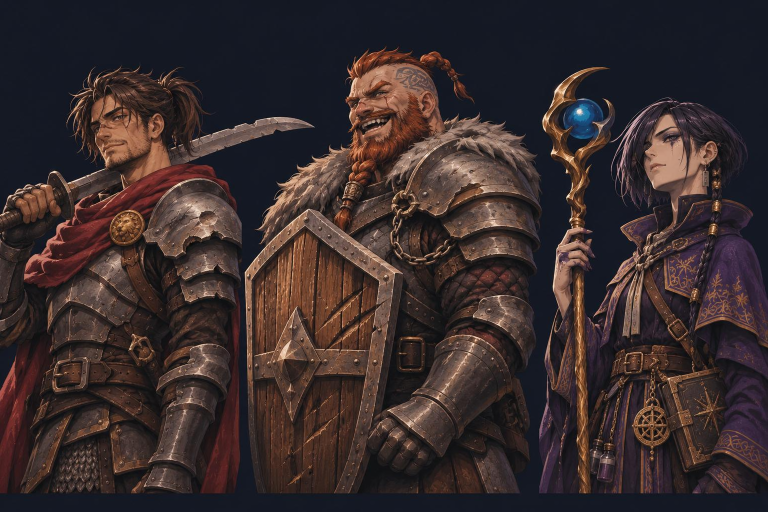
#> input picture art/portraits/src-1.png, 1536 x 1024 px, found by its file name (shown at 1/2 size)
$ python cut_portraits.py portraits/src-1.png portraits/src-2.png
#> lines starting #> are read from the running program, lines starting #| are printed output that depends on the picture
"""管理画面用の一枚絵（ChatGPT で3人ずつ描いた横長の絵）を、一人ずつ縦長に切り分けて、プロトタイプに埋め込む。
使い方: python -I art/cut_portraits.py art prototype/shintaku.html

SHEETS の各人物: (id, 左端, 右端, 顔の中心x, 顔の中心y[, 消す四角のリスト])
  左端〜右端 の外側は背景色で塗る（隣の人の盾やマントが入らないように）。
  顔の中心を横の真ん中にして、縦横比 1:1.6 で切り出す。
"""
import base64, io, json, re, sys
from pathlib import Path
from PIL import Image

OUT_W, OUT_H = 540, 864
SHEETS = {
    # 3人は「個性が薄い」と言われて描き直した版（2026-11-24。前の版は src-1-old.png）
    "src-1.png": dict(bottom=985, people=[
        ("gareth", 0, 645, 228, 255, [(488, 400, 645, 1024)]),   # ボルグの盾と毛皮を消す（肩の剣先は残す）
        ("borg", 488, 1083, 765, 220, [(488, 160, 634, 312)]),   # ガレスの剣先を消す
        ("erin", 1083, 1536, 1295, 300),
    ]),
    # 女性3人は「顔が同じすぎ」と言われて描き直した版
    "src-2.png": dict(bottom=1024, people=[
        ("mira", 0, 532, 215, 270),
        ("rio", 565, 1045, 735, 320),   # ミラの矢羽根が入らないように
        ("raz", 1058, 1536, 1215, 290),
    ]),
    "src-3.png": dict(bottom=1024, people=[
        ("aldo", 0, 548, 265, 245),
        ("kei", 566, 1095, 790, 235, [(566, 60, 615, 260), (1040, 640, 1095, 1024)]),  # アルドの斧の先を消す
        ("sera", 1095, 1536, 1310, 245),
    ]),
    # 町から来る信者（名前は毎回変わるので、職ごとに一人ずつの絵を使い回す。2026-11-24）
    "src-5.png": dict(bottom=988, people=[
        ("b_sword", 0, 470, 245, 240),
        ("b_tank", 470, 1025, 700, 215),
        ("b_mage", 1025, 1536, 1310, 270),
    ]),
    "src-6.png": dict(bottom=988, people=[
        ("b_hunter", 0, 470, 230, 215),
        ("b_priest", 470, 1040, 780, 200),
        ("b_thief", 1040, 1536, 1270, 235),
    ]),
    # 新しい名のある人物（2026-11-24）
    "src-7.png": dict(bottom=1024, people=[
        ("sigrun", 0, 560, 205, 235),
        ("halvar", 560, 1085, 745, 250),
        ("toki", 1085, 1536, 1360, 230),
    ]),
    "src-8.png": dict(bottom=1024, people=[
        ("hozuki", 0, 465, 225, 250),
        ("zaid", 465, 1065, 715, 230),
        ("najma", 1065, 1536, 1350, 215),
    ]),
    "src-9.png": dict(bottom=1024, people=[
        ("koko", 0, 470, 300, 300),
        ("ilse", 470, 1000, 775, 235),
        ("dorn", 1000, 1536, 1255, 200),
    ]),
    "src-4.png": dict(bottom=1024, people=[
        ("tohma", 0, 770, 300, 200),
        ("noa", 780, 1536, 1250, 215),
    ]),
}

# [28 lines left out: function knock_out, not called in this run]

def knock_out2(win, bg):
    """背景をきれいに抜く（2026-11-26 作り直し。オーナー「後ろがうまく抜けてなくてがたがた」）。
    前の knock_out は背景（紺）との差が7未満だけを抜いていたので、髪のすき間や輪郭に紺が残ってガタガタだった。
    背景は (22,26,37) 前後のとても暗い紺で、服の暗い影と明るさが近い。見分けるのは「青み」（青−赤 が15ほど）。
    1. 前と同じく、差7未満で外枠につながる所と大きな溜まりを「確かな背景」にする
    2. そこから12画素以内で、背景に近く（差22未満）青みのある所へ広げる（輪郭に残った紺の縁）
    3. 髪のすき間のような閉じた小さな溜まりも、青みがあって背景に近ければ抜く
    4. 境目の帯だけ、元の絵の明るさを手がかりに透け具合をなめらかにし（ガイデッドフィルタ）、縁の紺を差し引く"""
    import numpy as np
    from scipy import ndimage
    I = np.asarray(win, dtype=np.float32)
    H, W, _ = I.shape
    b0 = np.array(bg, dtype=np.float32)
    dist = np.abs(I - b0).max(axis=2)
    blue = (I[..., 2] - I[..., 0]) > 8
    ones = np.ones((H, W))
    lab, n = ndimage.label(dist < 7)
    sizes = ndimage.sum(ones, lab, range(1, n + 1))
    edge = set(np.unique(np.concatenate([lab[0], lab[-1], lab[:, 0], lab[:, -1]]))) - {0}
    out = np.isin(lab, [i + 1 for i, s_ in enumerate(sizes) if (i + 1) in edge or s_ > 1500])
    # 2. 輪郭の紺の縁へ広げる
    near = ndimage.binary_dilation(out, iterations=12)
    soft = (dist < 22) & blue
    grow = ndimage.binary_propagation(out, mask=out | (soft & near))
    # 3. 閉じた紺の溜まり
    lab2, m = ndimage.label((dist < 11) & blue & ndimage.binary_dilation(out, iterations=24))   # 輪郭の近くだけ（青い服の中に穴をあけない）
    if m:
        s2 = ndimage.sum(ones, lab2, range(1, m + 1))
        grow |= np.isin(lab2, [i + 1 for i, s_ in enumerate(s2) if s_ >= 25])
    # 隣の人の切れ端（本体から離れた小さな塊）
    fl, k = ndimage.label(~grow)
    if k > 1:
        fs = ndimage.sum(ones, fl, range(1, k + 1))
        grow |= np.isin(fl, [i + 1 for i, s_ in enumerate(fs) if s_ < fs.max() * 0.04])
    a = (~grow).astype(np.float32)
    # 4. 境目をなめらかに
    band = ndimage.binary_dilation(grow, iterations=2) & ndimage.binary_dilation(~grow, iterations=2)
    pre = np.clip((dist - 6) / 26, 0, 1)
    a0 = np.where(band, np.minimum(np.maximum(a, 0.0) * 0 + pre, 1), a)
    g = I.mean(axis=2) / 255.0
    box = lambda x, r: ndimage.uniform_filter(x, 2 * r + 1)
    r, eps = 2, 1e-3
    mI, mp = box(g, r), box(a0, r)
    A = (box(g * a0, r) - mI * mp) / (box(g * g, r) - mI * mI + eps)
    Bc = mp - A * mI
    q = np.clip(box(A, r) * g + box(Bc, r), 0, 1)
    a = np.where(band, q, a)
    a[a < 0.05] = 0
    kk = np.maximum(a, 1e-3)[..., None]
    F = np.where(kk > 0.1, np.clip((I - b0 * (1 - kk)) / kk, 0, 255), I)
    rgba = np.dstack([F, a * 255]).round().astype(np.uint8)
    return Image.fromarray(rgba, "RGBA")

# [42 lines left out: function chroma_key, not called in this run]

def cut(art: Path):
    faces = {}
    out_dir = art / "portraits"
    for name, cfg in SHEETS.items():
        src = out_dir / name
        key = out_dir / name.replace("src-", "key-")   # 単色の背景で描き直させた版があれば、そちらを使う
        if key.exists():
            src = key
        if not src.exists():
            print("skip", name); continue
        im = Image.open(src).convert("RGB")
#> im is the input picture: PIL image 1536x1024 RGB; mean R, G, B 57.3, 44.4, 44.5
        bg = im.getpixel((6, 6))
#> bg = (21, 25, 37)
        keyed = src == key
        H = cfg["bottom"]
        W = round(H / (OUT_H / OUT_W))
        for pid, l, r, fx, fy, *rest in cfg["people"]:
            keep = Image.new("RGB", im.size, bg)
            keep.paste(im.crop((l, 0, r, H)), (l, 0))
            for box in (rest[0] if rest else []):   # 隣の人の持ち物がはみ出す所は背景色で消す
                keep.paste(bg, box)
            x0 = fx - W // 2
            win = Image.new("RGB", (W, H), bg)
            sx0, sx1 = max(0, x0), min(im.width, x0 + W)
            win.paste(keep.crop((sx0, 0, sx1, H)), (sx0 - x0, 0))
            win = (chroma_key(win, bg) if keyed else knock_out2(win, bg)).resize((OUT_W, OUT_H), Image.LANCZOS)
            win.save(out_dir / f"{pid}.webp", "WEBP", quality=82, alpha_quality=70, method=6)
            faces[pid] = [round((fx - x0) / W, 3), round(fy / H, 3)]
            print(pid, (out_dir / f"{pid}.webp").stat().st_size // 1024, "KB", faces[pid])
#> this loop made 1 pass
#> (b0 in knock_out2, n in knock_out2, m in knock_out2, k in knock_out2) on pass 1: ([21, 25, 37], 389, 65, 30)
#> pass 1, in cut, `keep = Image.new("RGB", im.size, bg)`:
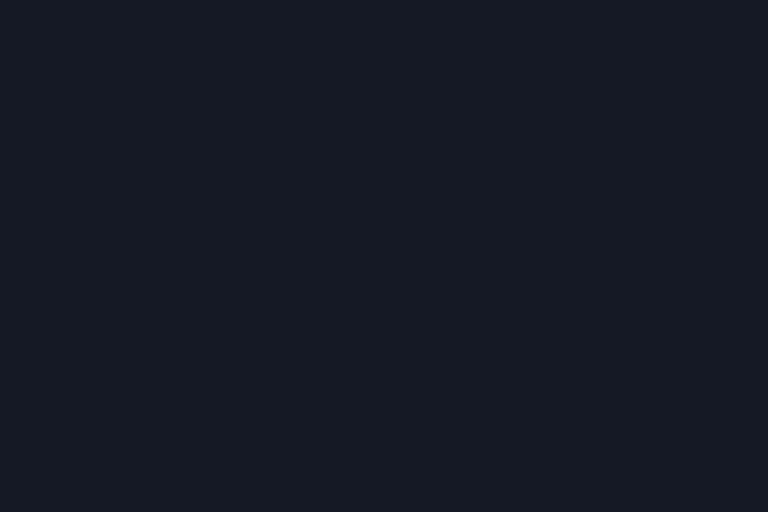
#> keep: PIL image 1536x1024 RGB (shown at 1/2 size); mean R, G, B 21, 25, 37
#> pass 1, in cut, `win = Image.new("RGB", (W, H), bg)`:
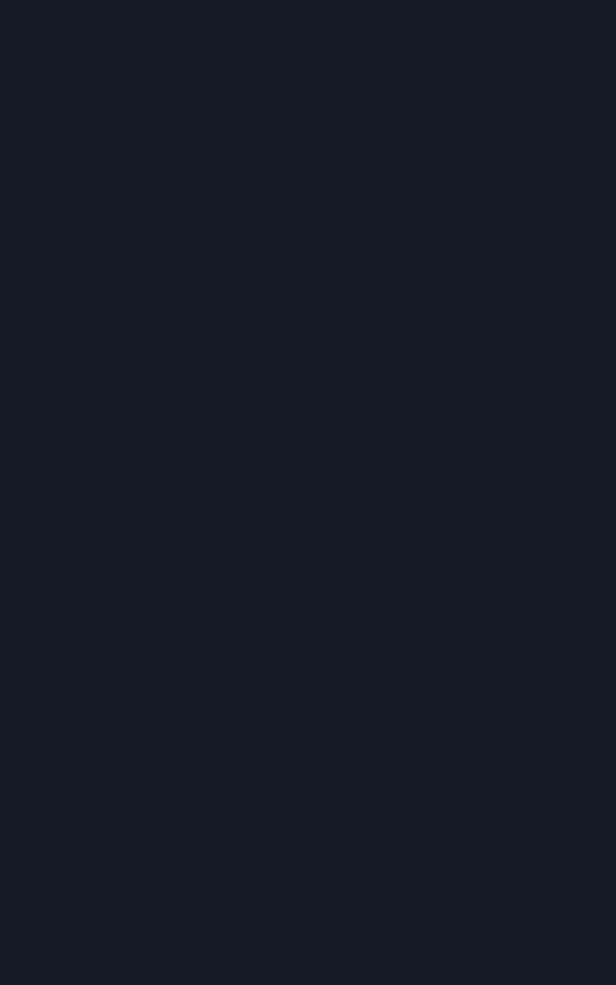
#> win: PIL image 616x985 RGB; mean R, G, B 21, 25, 37
#> pass 1, in knock_out2, `I = np.asarray(win, dtype=np.float32)`:
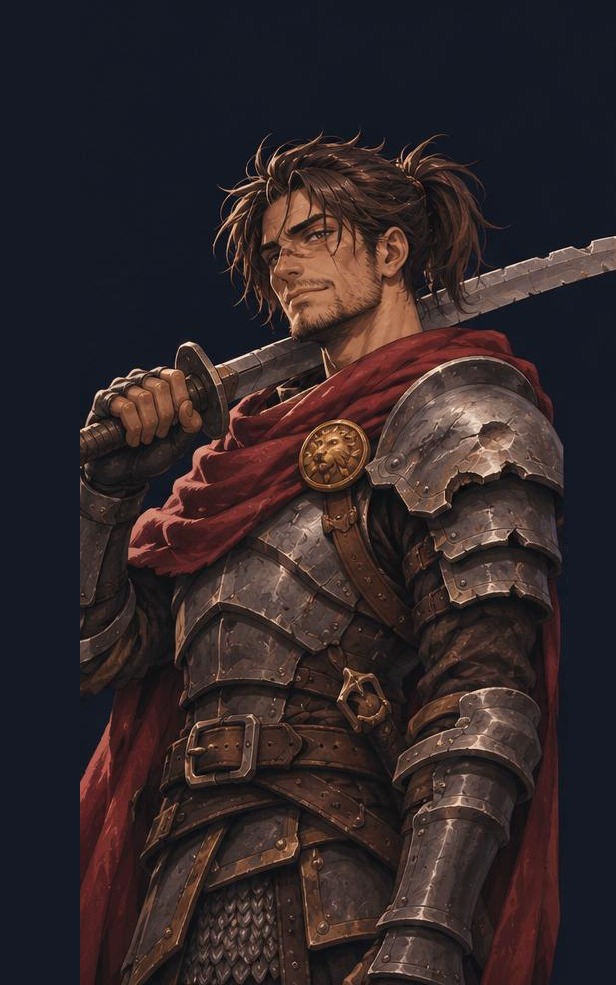
#> I: shape (985, 616, 3) float32; mean R, G, B 49.5, 38.7, 40.6
#> pass 1, in knock_out2, `dist = np.abs(I - b0).max(axis=2)`:
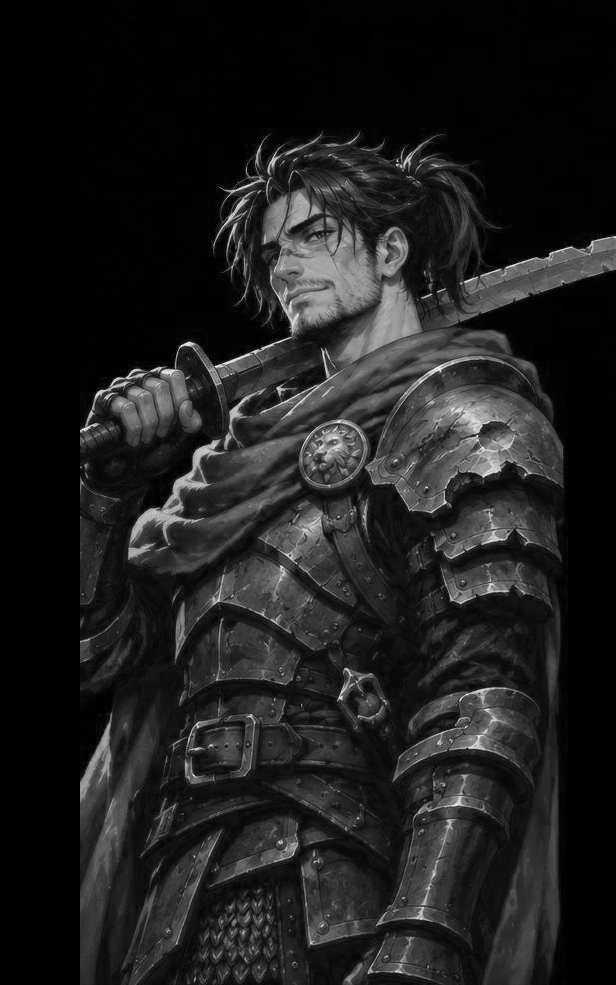
#> dist: shape (985, 616) float32; min 0, max 234, mean 30.5
#> after the loop:
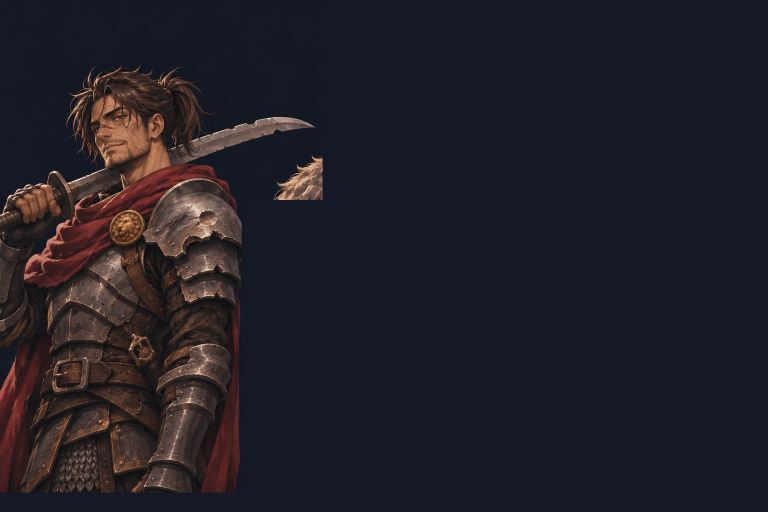
#> keep: PIL image 1536x1024 RGB (shown at 1/2 size); mean R, G, B 32.6, 30.7, 38.7
#> after the loop:
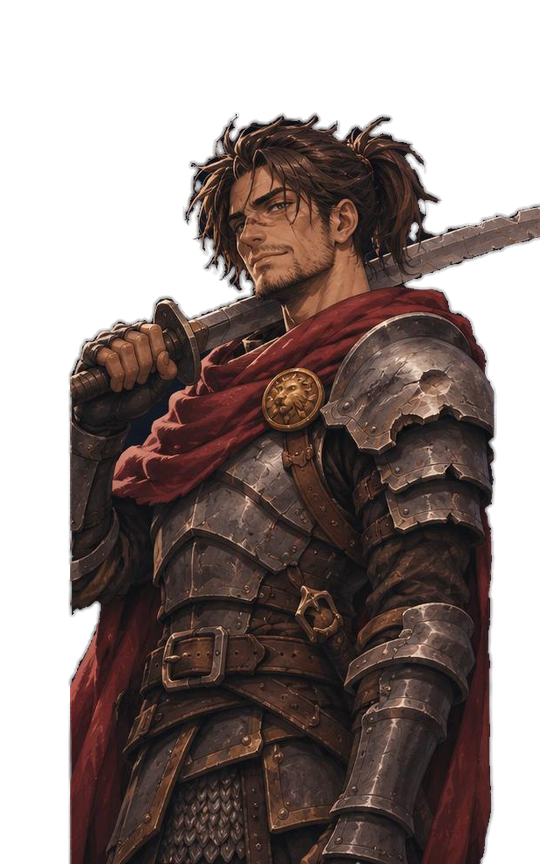
#> win: PIL image 540x864 RGBA; mean R, G, B, A 41.4, 28.9, 26, 148.3; transparent parts drawn white
#> after the loop, faces = {'gareth': [0.5, 0.259]}
    return faces

# [16 lines left out: function splice, not called in this run]

if __name__ == "__main__":
    art, html = Path(sys.argv[1]), Path(sys.argv[2])
#> (the run stopped early here; a loop or call above may not have finished)

$ run again, with art/portraits/src-1-old.png copied over art/portraits/src-1.png
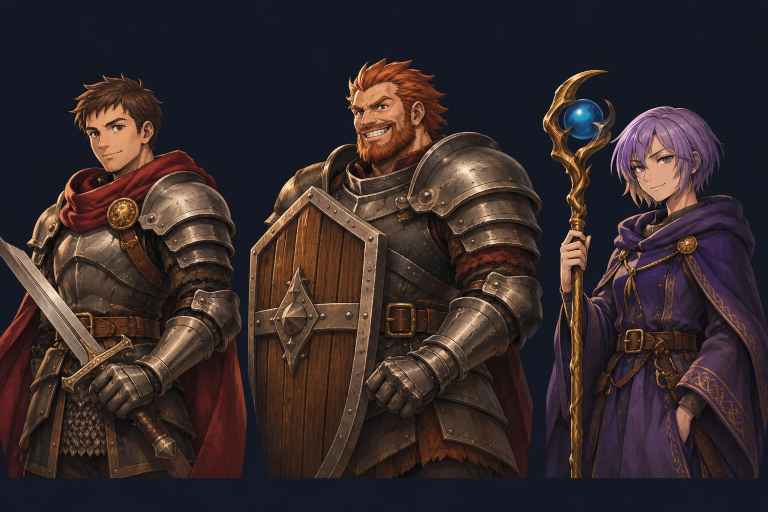
#> input picture art/portraits/src-1-old.png, 1536 x 1024 px, found by its file name (shown at 1/2 size)
#> in cut, im is the input picture: PIL image 1536x1024 RGB; mean R, G, B 54.7, 42.2, 42.5
#> bg = (21, 25, 37)
#> the loop in cut, `for pid, l, r, fx, fy, *rest in cfg["people"]:` made 1 pass
#> (b0 in knock_out2, n in knock_out2, m in knock_out2, k in knock_out2) on pass 1: ([21, 25, 37], 176, 39, 49)
#> pass 1, in knock_out2, `dist = np.abs(I - b0).max(axis=2)`:
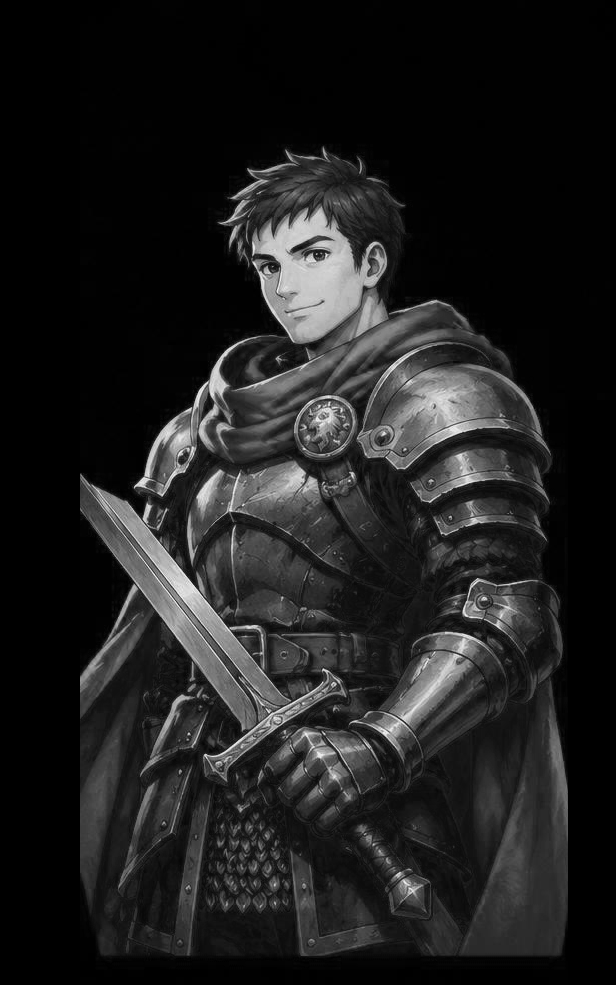
#> dist: shape (985, 616) float32; min 0, max 234, mean 31.1
#> after the loop in cut, `for pid, l, r, fx, fy, *rest in cfg["people"]:`:
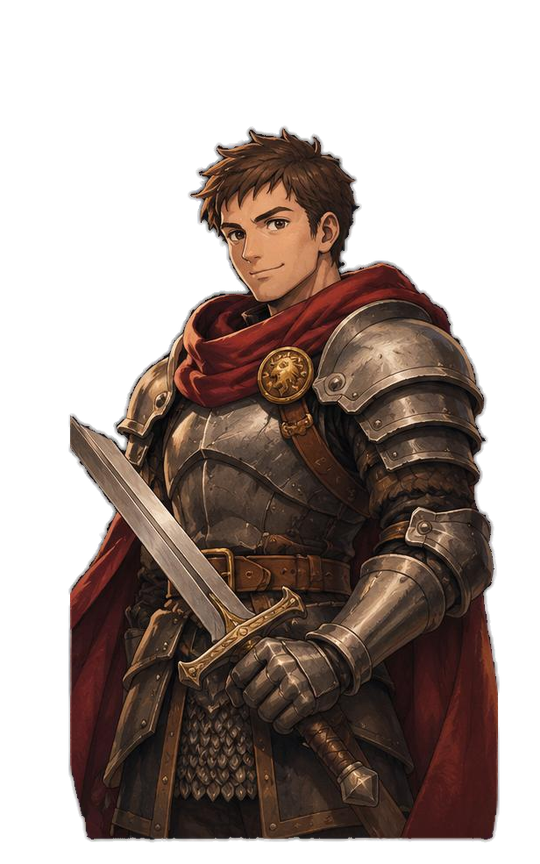
#> win: PIL image 540x864 RGBA; mean R, G, B, A 39.9, 27.3, 22, 126.5; transparent parts drawn white
#> after the loop in cut, `for pid, l, r, fx, fy, *rest in cfg["people"]:`: faces = {'gareth': [0.5, 0.259]}
